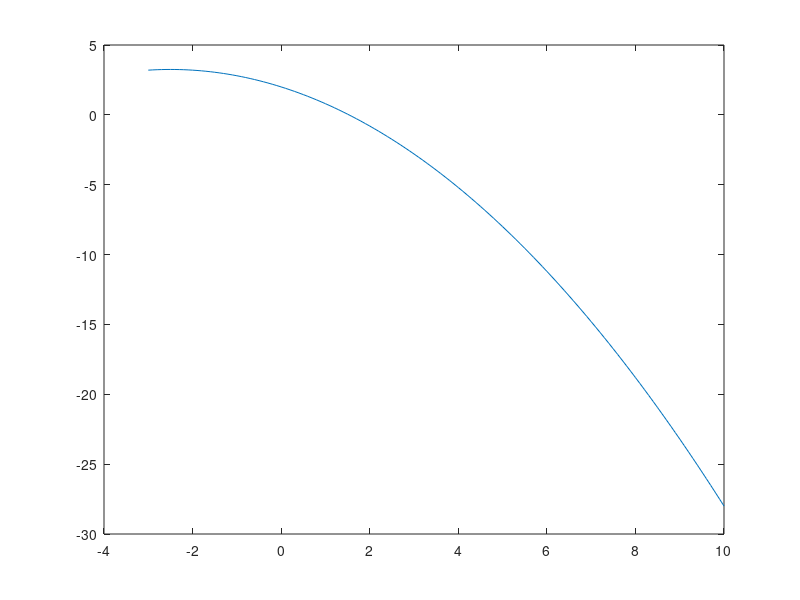
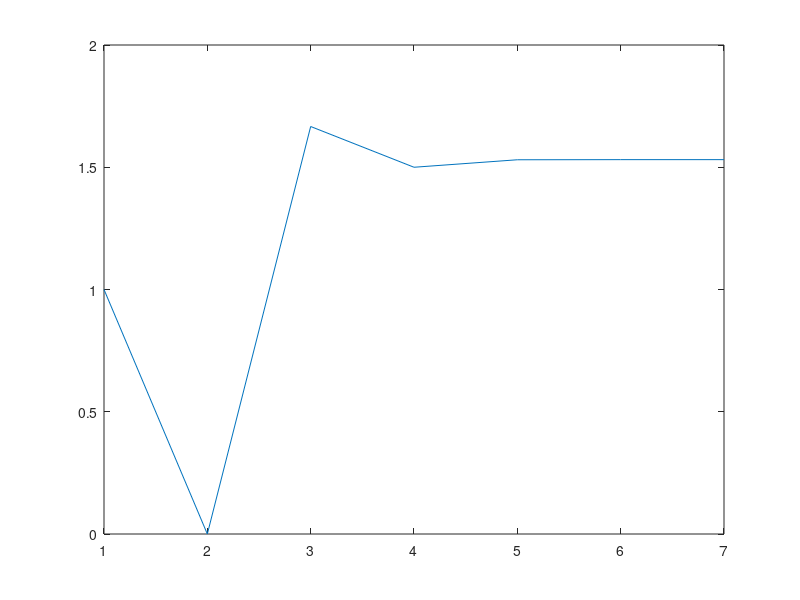
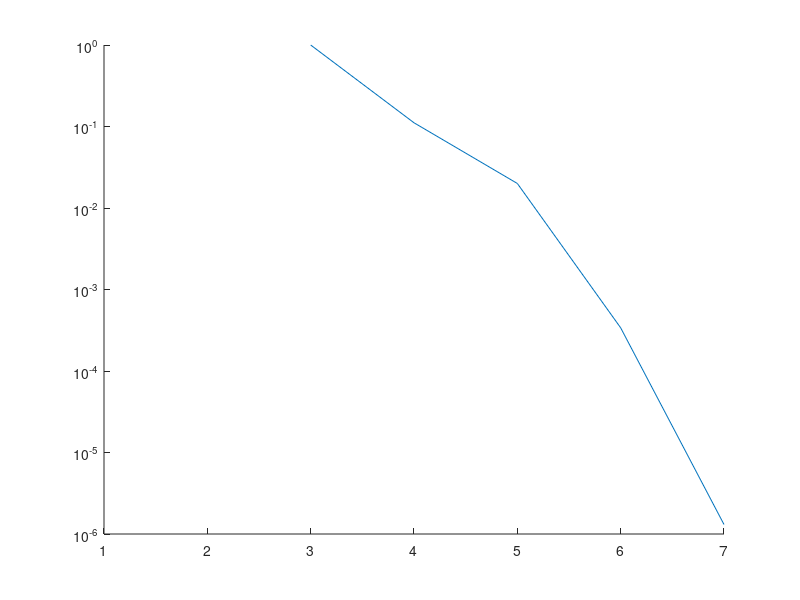

Write MATLAB code to recreate these figures, in order.
x=-3:.1:10;

f = @(x) -x.^2 /5 -x+2;

plot(x,f(x))


error = @(x_old,x_new) abs( (x_new-x_old) / (x_new)) ;


%%
r =1;
r(2) =0;

iter = 2;

e =error(r(end-1),r(end));
e(2) = e(1);
tol = 1e-5;
while e(end) >tol
    deltaF = f(r(iter-1))-f(r(iter));
    deltaX = r(iter-1)-r(iter);
    r(iter+1) = r(iter) - f(r(iter)) * deltaX / deltaF;
    e(iter+1) = error(r(end-1),r(end));
    iter = iter+1;
end




% 
% hold on
% plot(x,f(x))
% plot(r,f(r),'*')


figure()
plot(r)


figure()
hold on
plot(e)
set(gca, 'YScale', 'log')
